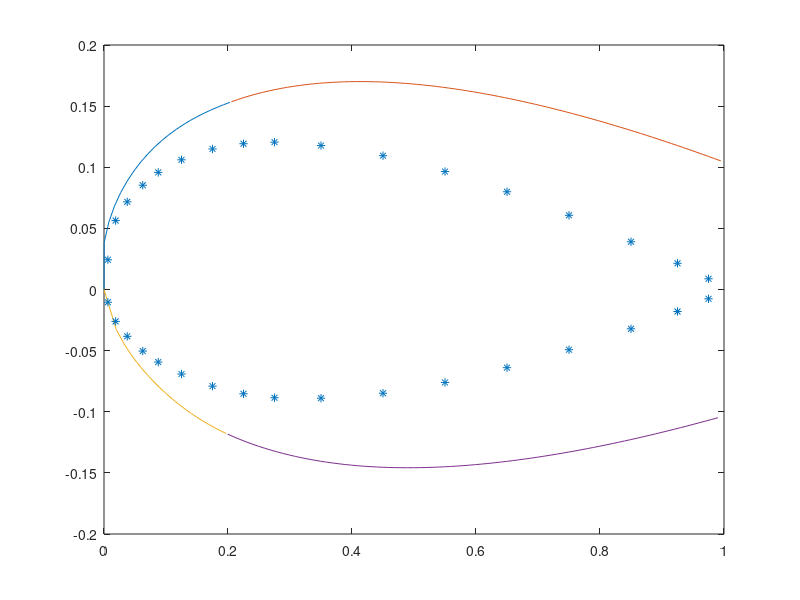

Here is the MATLAB script that generated this plot: (Note: this script raises an error after producing the figure.)
%% 计算J值
% 从txt文件中读取x，y
clc
a = load("NACA23021.dat")
x = a(:,1)
y = a(:,2)
x_control = []
y_control = []
Q = []
for i = 1:1:length(x)-1
    x_control(end + 1)=(x(i)+x(i+1))/2;
    y_control(end + 1)=(y(i)+y(i+1))/2;
    Q(end +1) = atan2(y_control(i),x_control(i))-pi/2;
end

%% NACA23021生成
k1 = 15.957;
m = 0.2025;
c = 1.5;
x1 = [0:0.01:m];
x2 = [m:0.01:1];
t = 0.21;%相对厚度
y1 = k1/6*(x1.^3-3*m*x1.^2+m^2*(3-m)*x1);
dy1 = k1/6*(3*x1.^2-6*m*x1+m^2*(3-m))
y2 = k1*m^3/6*(1-x2);
dy2 = -k1*m^3/6
yt1 = t/0.2*c*(0.2969*(x1/c).^0.5 - 0.126*(x1/c)-0.3516*(x1/c).^2 + 0.2843*(x1/c).^3 ...
    -0.1036*(x1/c).^4);
yt2 = t/0.2*c*(0.2969*(x2/c).^0.5 - 0.126*(x2/c)-0.3516*(x2/c).^2 + 0.2843*(x2/c).^3 ...
    -0.1036*(x2/c).^4);
xu1 = x1 - yt1.*sin(atan(dy1));
xl1 = x1 + yt1.*sin(atan(dy1));
xu2 = x2 - yt2.*sin(atan(dy2));
xl2 = x2 + yt2.*sin(atan(dy2));
yu1 = y1 + yt1.*cos(atan(dy1));
yu2 = y2 + yt2.*cos(atan(dy2));
yl1 = y1 - yt1.*cos(atan(dy1));
yl2 = y2 - yt2.*cos(atan(dy2));

plot(xu1,yu1,xu2,yu2)
hold on 
plot(xl1,yl1,xl2,yl2)
hold on 
scatter(x_control,y_control,'red','*')
hold off

%% 将之前的source_panel的方法进行移植
clc
syms s
Ans = [];
V_num = [];
a = 34;
sum = 0;
All_Metric = zeros(a);
for i = 1:1:a
    for j = 1:1:a
        A = -( x_control(i)-x(j) )*cos(Q(j))-(y_control(i)-y(j))*sin(Q(j));
        B = ( x_control(i)-x(j) )^2 + (y_control(i) - y(j))^2;
        C = -1;
        D = (x_control(i)-x(j))*cos(Q(i))+(y_control(i)-y(j))*sin(Q(i));
        sj = ((x(j+1)-x(j))^2 +(y(j+1)-y(j))^2 )^0.5;
        I = (C*s+D)/(s^2 + 2*A*s+B);   
        IS = int(I,s,0,sj);
        vpa(IS,5);
        Ans(end + 1) = IS;
        All_Metric(i,j) = Ans(end);
    end
    i
    Ans
    Ans = [];
end 
%% 结果计算
All_Metric
V_num = [];

save afile.txt -ascii All_Metric;
Result = -inv(All_Metric)*cos(Q(1:1:a))'%再次简化
for i = 1:1:a
    for j = 1:1:a
        sum = sum + Result(j)*All_Metric(i,j);
    end
    V_num(end+1) = sum + sin(Q(i));
    sum = 0;
end 
length(Q(1:1:a))
length(V_num)
cp = 1-(V_num).^2;
scatter(Q(1:1:a),cp)